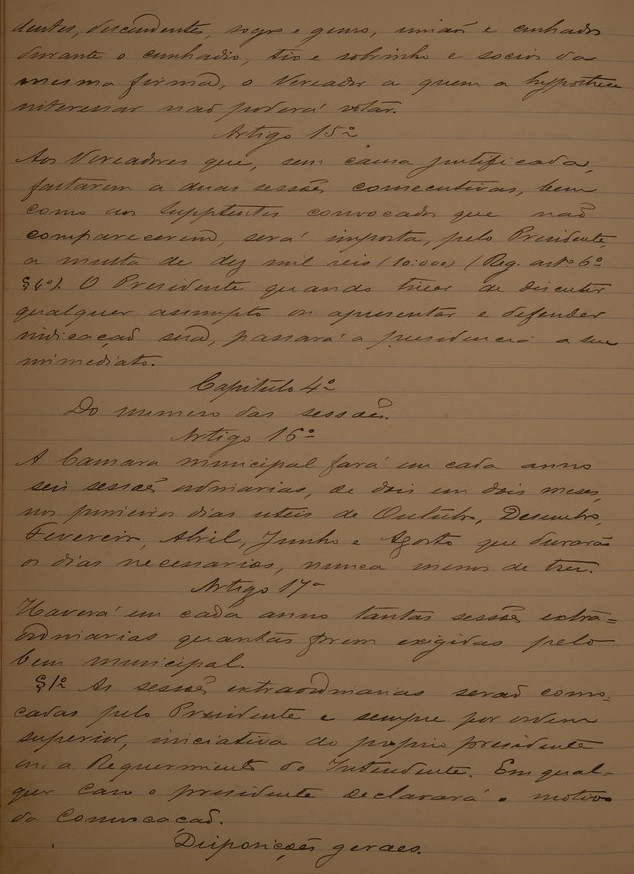
#> input picture entrega_ocr/imagens/10.BR FPMSC FUN CAM LDL - Livro de Registro de Leis n° 1, 1892 - 1984.jpg, 634 x 874 px; its folder holds 2 pictures in this run
$ python page_crop.py ../imagens '../imagens/11.BR FPMSC FUN CAM LDL - Livro de Registro de Leis n° 1, 1892 - 1984.jpg'
#> lines starting #> are read from the running program, lines starting #| are printed output that depends on the picture
"""Crop uncropped FPMSC scans the way the 12 project images were cropped (drops the watermark band and borders).

The project images are hand crops of the FPMSC Flickr 'large' scans (~694x1024). Matching them back (template
matching, scale 1.0) puts the page at left 0.02-0.05, top 0.09-0.10, right 0.96-0.98, bottom 0.95-0.96 of the
scan; the top band holds the Pró-Memória watermark. One fixed relative box (the median of the 11 full-page
matches) overlaps the hand crops with IoU 0.96-0.99. Automatic page detection (brightness or edge profiles) only
reached IoU ~0.86 and sometimes kept the watermark band, so scans from another source should pass their own
--box (fractions of width/height) instead.

  python -m ocr_pipeline.page_crop novas_imagens_brutas novas_imagens
  python -m ocr_pipeline.page_crop imagens_extra/ldl1 imagens_extra/ldl1_crop --skip 1,2,5-16,106
"""
import argparse
import re
from pathlib import Path

from PIL import Image

FPMSC_BOX = (0.035, 0.100, 0.970, 0.953)  # left, top, right, bottom as fractions of the scan
SUFFIXES = ('.jpg', '.jpeg', '.png', '.tif', '.tiff')


def crop_page(image: Image.Image, box: tuple[float, float, float, float] = FPMSC_BOX) -> Image.Image:
    width, height = image.size
    left, top, right, bottom = box
    return image.crop((round(left * width), round(top * height), round(right * width), round(bottom * height)))


def parse_numbers(text: str) -> set[int]:
    """'1,2,5-16' -> {1, 2, 5, ..., 16}"""
#> called with text = ''
    numbers: set[int] = set()
    for part in filter(None, text.split(',')):
        low, _, high = part.partition('-')
        numbers.update(range(int(low), int(high or low) + 1))
    return numbers


def crop_folder(source: Path, target: Path, box: tuple[float, float, float, float] = FPMSC_BOX,
                skip: set[int] = frozenset()) -> list[Path]:
    """Crops every image of source into target under the same name; skip: leading photo numbers to leave out."""
#> called with box = (0.035, 0.1, 0.97, 0.953)
    target.mkdir(parents=True, exist_ok=True)
    written = []
    for path in sorted(p for p in source.iterdir() if p.suffix.lower() in SUFFIXES):
        number = re.match(r'(\d+)', path.name)
        if number and int(number.group(1)) in skip:
            continue
        with Image.open(path) as image:
#> image is the input picture: PIL image 634x874 RGB; mean R, G, B 128.2, 101.3, 73.1
            crop_page(image.convert('RGB'), box).save(target / path.name, quality=95)
#> in crop_page, `return image.crop((round(left * width), round(top * height), round(rig..`:
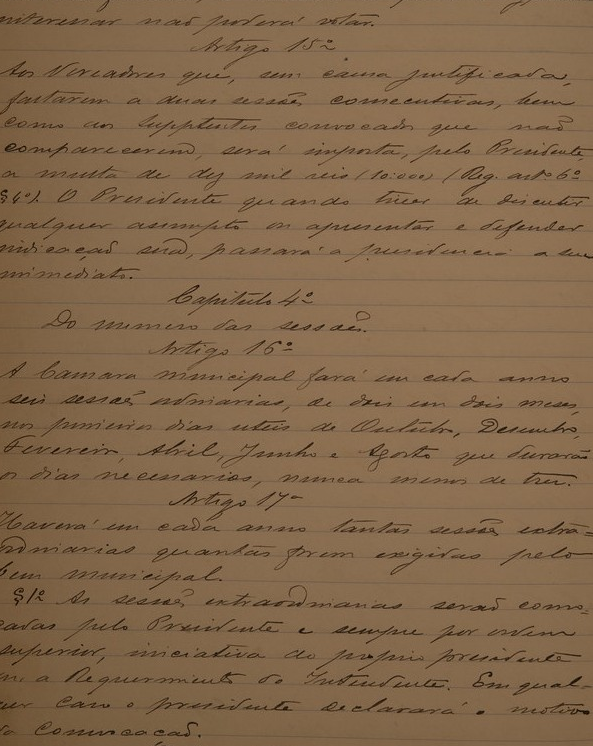
#> returned value: PIL image 593x746 RGB; mean R, G, B 129.5, 102.7, 74.6
        written.append(target / path.name)
#> pass 2 of the loop in crop_folder, `for path in sorted(p for p in source.iterdir() if p.suffix.lower() in ..`:
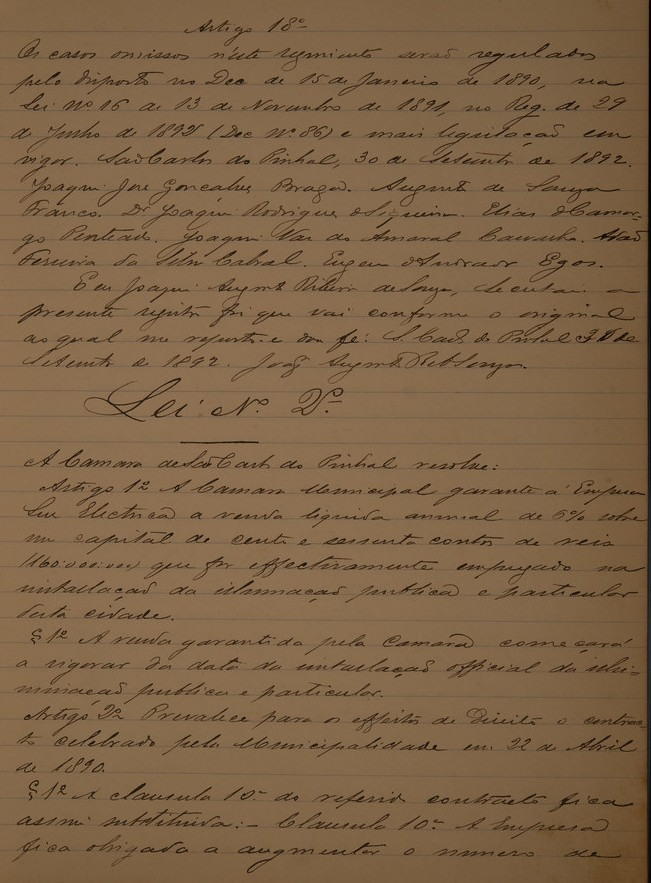
#> input picture entrega_ocr/imagens/11.BR FPMSC FUN CAM LDL - Livro de Registro de Leis n° 1, 1892 - 1984.jpg, 651 x 883 px
#> in crop_folder, image is the input picture: PIL image 651x883 RGB; mean R, G, B 125.4, 98.8, 70.2
#> in crop_page (call 2), `return image.crop((round(left * width), round(top * height), round(rig..`:
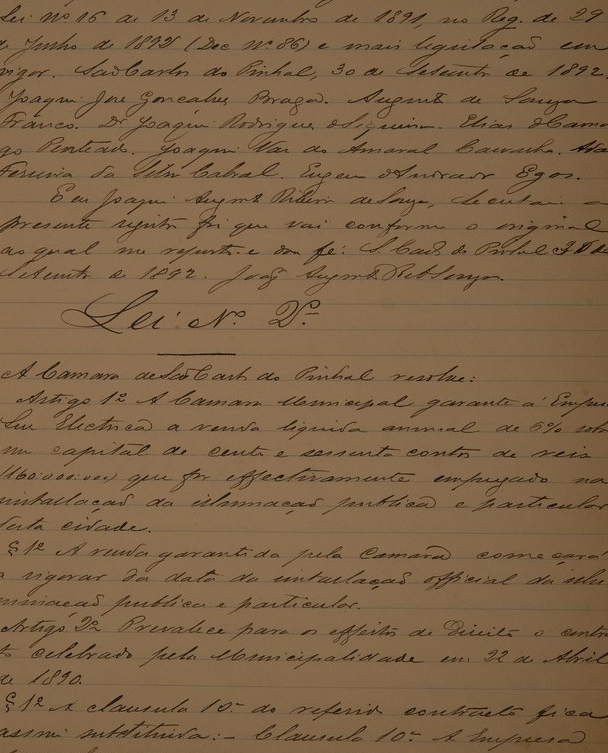
#> returned value: PIL image 608x753 RGB; mean R, G, B 127, 100.3, 71.7
    return written


def main() -> None:
    parser = argparse.ArgumentParser(description=__doc__, formatter_class=argparse.RawDescriptionHelpFormatter)
    parser.add_argument('source', type=Path)
    parser.add_argument('target', type=Path)
    parser.add_argument('--box', default=','.join(map(str, FPMSC_BOX)), help='left,top,right,bottom fractions')
    parser.add_argument('--skip', default='', help='leading photo numbers to leave out, e.g. covers or eval pages')
    args = parser.parse_args()
    box = tuple(float(v) for v in args.box.split(','))
    written = crop_folder(args.source, args.target, box, parse_numbers(args.skip))
    print(f'{len(written)} images cropped into {args.target}')


if __name__ == '__main__':
    main()
